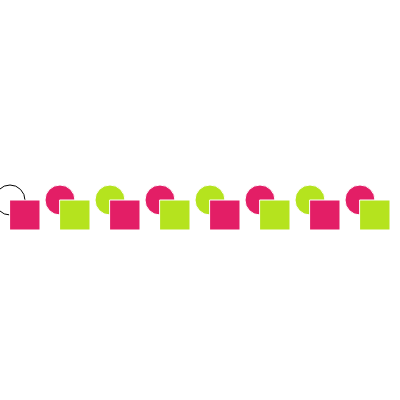
Frame 1 (no input)
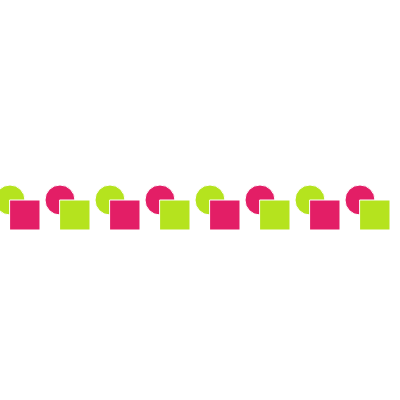
Frame 60 (no input)
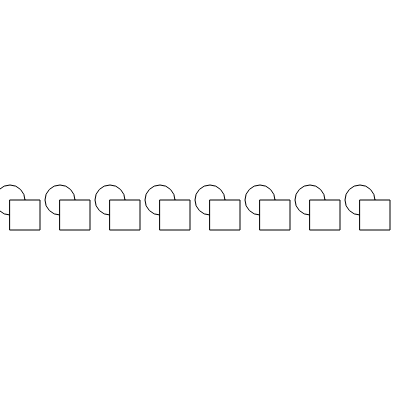
Frame 120 (the mouse pressed at the canvas centre since frame 60)

The p5.js sketch that drew these frames (run headless with seeded random() and noise() and a simulated clock; from frame 60 on, the mouse is pressed at the canvas centre):

// p5.js sketch
// ── sketch.js
// DM2008 — Activity 2b [Guided]
// Pattern Making (40 min)
//
// Use a for loop to draw a repeating row of shapes.
// Add a condition to introduce variation — alternating color, size, or spacing.
// Then add one interaction (mouse or key) that changes the rule.
//
// Stretch: try a second row, or turn your row into a 2D grid.

function setup() {
  createCanvas(400, 400);
}

function draw() {
  background(255);

  for (let i = 0; i < width; i += 50) {
     ellipse(i + 10, height / 2, 30);
    // % (modulo) alternates between 0 and non-zero — good for switching every other shape
    if (mouseIsPressed) {
      fill(255)
      stroke(0)
    } else if (i % 100 == 0) {
      fill("#e31e66");
      stroke(255)
    } else {
      fill("#b5e31e");
      stroke(255)
    }

    // --- Your shape goes here ---
    // Try swapping this out for your own rule.
    rect(i + 10, height / 2, 30);
  }
}
